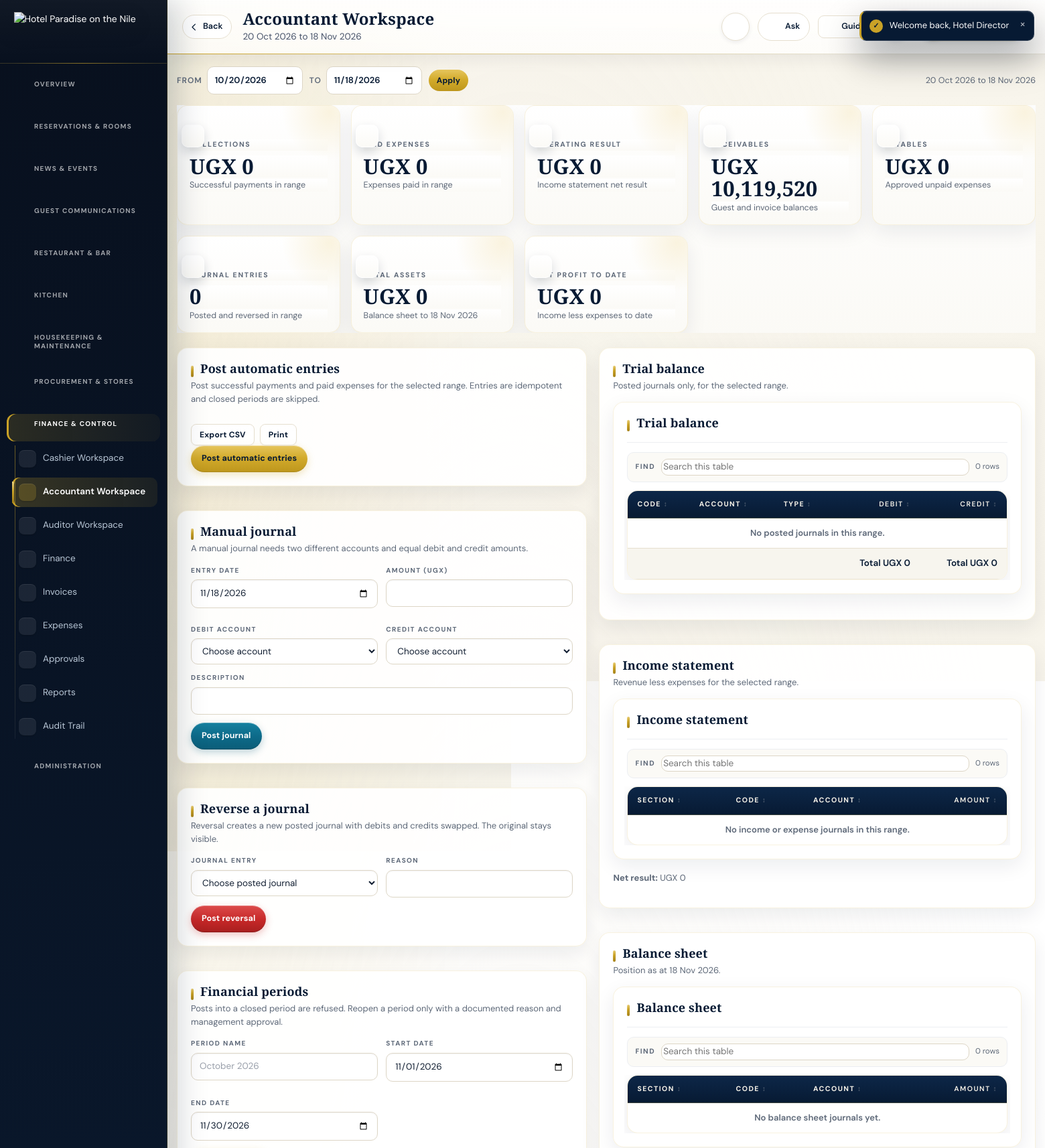
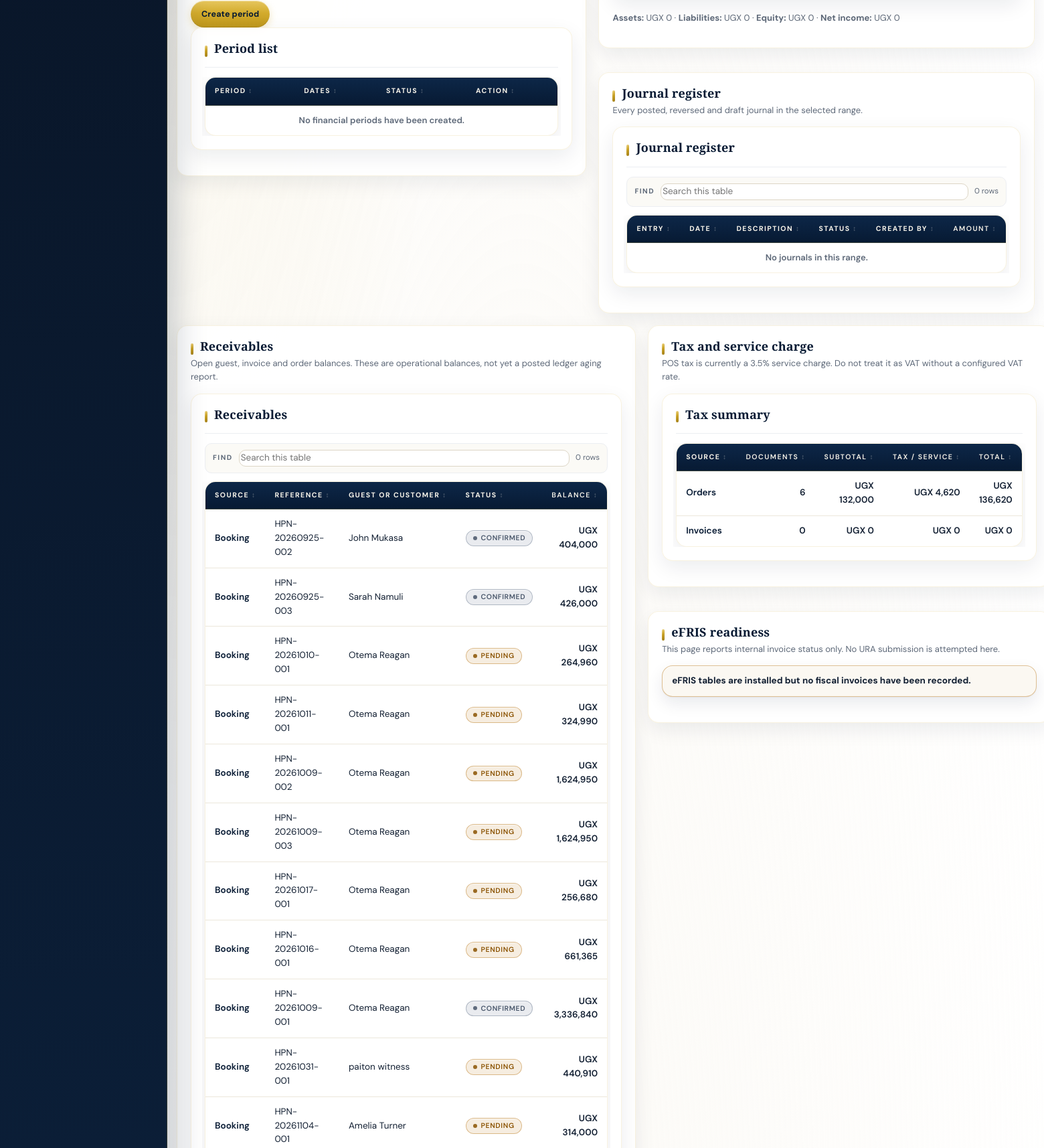
Page /backend-php/index.php?page=accountant (signed in, upper part) on the committed database (2 pictures, top to bottom).
### tables this page shows
CREATE TABLE `reservations` (
  `id` bigint(20) UNSIGNED NOT NULL,
  `hotel_id` bigint(20) UNSIGNED NOT NULL,
  `guest_id` bigint(20) UNSIGNED NOT NULL,
  `booking_number` varchar(60) NOT NULL,
  `source` enum('website','walk_in','phone','email','agent','other') DEFAULT 'walk_in',
  `check_in` datetime NOT NULL,
  `check_out` datetime NOT NULL,
  `adults` int(11) DEFAULT 1,
  `children` int(11) DEFAULT 0,
  `status` enum('pending','confirmed','checked_in','checked_out','cancelled','no_show') DEFAULT 'pending',
  `room_rate` decimal(14,2) DEFAULT 0.00,
  `nights` int(11) DEFAULT 1,
  `subtotal` decimal(14,2) NOT NULL DEFAULT 0.00,
  `tax` decimal(14,2) NOT NULL DEFAULT 0.00,
  `total` decimal(14,2) NOT NULL DEFAULT 0.00,
  `paid` decimal(14,2) NOT NULL DEFAULT 0.00,
  `notes` text DEFAULT NULL,
  `created_at` timestamp NULL DEFAULT NULL,
  `updated_at` timestamp NULL DEFAULT NULL,
  `deleted_at` timestamp NULL DEFAULT NULL,
  `deleted_by` bigint(20) UNSIGNED DEFAULT NULL
);

CREATE TABLE `guests` (
  `id` bigint(20) UNSIGNED NOT NULL,
  `user_id` bigint(20) UNSIGNED DEFAULT NULL,
  `hotel_id` bigint(20) UNSIGNED NOT NULL,
  `full_name` varchar(190) NOT NULL,
  `phone` varchar(50) DEFAULT NULL,
  `email` varchar(190) DEFAULT NULL,
  `nationality` varchar(100) DEFAULT NULL,
  `id_type` varchar(50) DEFAULT NULL,
  `id_number` varchar(100) DEFAULT NULL,
  `created_at` timestamp NULL DEFAULT NULL,
  `updated_at` timestamp NULL DEFAULT NULL,
  `deleted_at` timestamp NULL DEFAULT NULL,
  `deleted_by` bigint(20) UNSIGNED DEFAULT NULL
);

### backend-php/modules/accountant.php (the view, shortened to what the rows shown need)
<?php
require_once __DIR__.'/../app/finance.php';
require_once __DIR__.'/../app/finance_ui.php';
$range=finance_range(30);
$ready=finance_journal_ready();
$receivable=finance_receivables();
if(!$ready){
 finance_ui_alert('The accounting ledger tables are not available in this database. Review and run the finance workspace SQL patch before posting journals.');
 echo '<div class="panel"><h2>Chart of accounts</h2><p class="hint">A standard hotel chart of accounts is configuration data. It can be created once and then adjusted by the accountant.</p>';
 form_open('accountant','seed');
 echo '<button class="btn">Create standard chart of accounts</button>';
 form_close();
 echo '</div>';
}else{
 echo '<div class="finSplit"><div class="finStack">';
 echo '<div class="panel"><div class="panelHead"><div><h2>Post automatic entries</h2><p class="hint">Post successful payments and paid expenses for the selected range. Entries are idempotent and closed periods are skipped.</p></div><div class="finTools">'.finance_ui_export_buttons('accountant',array_merge($range,['act'=>'export-journal'])).'</div></div>';
 echo '</div>';
 echo '<div class="panel"><h2>Manual journal</h2><p class="hint">A manual journal needs two different accounts and equal debit and credit amounts.</p>';
 echo '</div>';
 echo '<div class="panel"><h2>Reverse a journal</h2><p class="hint">Reversal creates a new posted journal with debits and credits swapped. The original stays visible.</p>';
 echo '</div>';
 echo '<div class="panel"><h2>Financial periods</h2><p class="hint">Posts into a closed period are refused. Reopen a period only with a documented reason and management approval.</p>';
 echo '</div>';
 echo '</div><div class="finStack">';
 echo '<div class="panel"><h2>Trial balance</h2><p class="hint">Posted journals only, for the selected range.</p>';
 echo '</div>';
 echo '<div class="panel"><h2>Income statement</h2><p class="hint">Revenue less expenses for the selected range.</p>';
 echo '</div>';
 echo '<div class="panel"><h2>Balance sheet</h2><p class="hint">Position as at '.e(fmtdate($range['to'])).'.</p>';
 echo '</div>';
 echo '<div class="panel"><h2>Journal register</h2><p class="hint">Every posted, reversed and draft journal in the selected range.</p>';
 echo '</div>';
 echo '</div></div>';
}
echo '<div class="finSplit"><div class="finStack">';
echo '<div class="panel"><h2>Receivables</h2><p class="hint">Open guest, invoice and order balances. These are operational balances, not yet a posted ledger aging report.</p>';
$recvRows=0;
foreach($receivable['reservations'] as $r){ $recvRows++; echo '<tr><td>Booking</td><td>'.e((string)$r['booking_number']).'</td><td>'.e((string)($r['full_name']??'')).'</td><td>'.finance_ui_status((string)$r['status']).'</td><td class="num">'.money((float)$r['total']-(float)$r['paid']).'</td></tr>'; }
echo '</div>';
echo '</div><div class="finStack">';
echo '<div class="panel"><h2>Tax and service charge</h2><p class="hint">POS tax is currently a 3.5% service charge. Do not treat it as VAT without a configured VAT rate.</p>';
echo '</div>';
echo '<div class="panel"><h2>eFRIS readiness</h2><p class="hint">This page reports internal invoice status only. No URA submission is attempted here.</p>';
echo '</div>';
echo '</div></div>';
echo '</div>';

### backend-php/app/bootstrap.php (shortened to what the rows shown need)
<?php
if(!function_exists('hp_config')){
 function hp_config(): array{
  $file=__DIR__.'/../config.php';
  if(!is_readable($file)) return $cfg=[];
  $got=include $file;
  return $cfg=is_array($got)?$got:[];
 }
}
function db_config(): array{
 $fromFile=hp_config();
 $fromConfig=function(string $path) use($fromFile){
  $node=$fromFile;
  foreach(explode('.',$path) as $step){
   if(!is_array($node)||!array_key_exists($step,$node)) return null;
   $node=$node[$step];
  }
  return $node;
 };
 $pick=function(string $path,string $env,string $fallback) use($fromConfig): string{
  $v=getenv($env);
  if(is_string($v)&&$v!=='') return $v;
  $v=$fromConfig($path);
  if(is_string($v)&&$v!=='') return $v;
  return $fallback;
 };
 $host=$pick('db.host','HP_DB_HOST','127.0.0.1');
 $port=$pick('db.port','HP_DB_PORT','');
 return $cfg=[
  'dsn'=>'mysql:host='.$host.($port!==''?';port='.$port:'').';charset=utf8mb4',
  'host'=>$host,'port'=>$port,
  'name'=>$pick('db.name','HP_DB_NAME','hotelpardise_system'),
  'user'=>$pick('db.user','HP_DB_USER','hotelpardise_system'),
  'pass'=>$pick('db.pass','HP_DB_PASS',''),
  'web'=>[
   'name'=>$pick('web_db.name','HP_WEB_DB_NAME','hotelpardise_website'),
   'user'=>$pick('web_db.user','HP_WEB_DB_USER','hotelpardise_website'),
   'pass'=>$pick('web_db.pass','HP_WEB_DB_PASS',''),
  ],
 ];
}
function db_connect(string $dsn,string $dbName,string $user,string $pass): PDO{
  try{
   return new PDO($dsn.';dbname='.$dbName,$user,$pass,[
    PDO::ATTR_ERRMODE=>PDO::ERRMODE_EXCEPTION,
    PDO::ATTR_DEFAULT_FETCH_MODE=>PDO::FETCH_ASSOC
   ]);
  }catch(PDOException $e){
   $reason=db_failure_reason($e,$dbName,$user);
   error_log('[hotel db] cannot open '.$dbName.' as '.$user.'@'.db_config()['host']
    .' [SQLSTATE '.$e->getCode().']: '.$reason);
   throw new RuntimeException($reason,0);
  }
}
function db(): PDO{
  static $pdo=null;
  if($pdo===null){
   $c=db_config();
   try{
    $pdo=db_connect($c['dsn'],$c['name'],$c['user'],$c['pass']);
   }catch(RuntimeException $e){
    db_setup_page($e->getMessage());
   }
  }
  return $pdo;
}
function q(string $sql,array $p=[]){ $st=db()->prepare($sql); $st->execute($p); return $st; }
function rows(string $sql,array $p=[]){ return q($sql,$p)->fetchAll(); }
function hp_table_exists(string $table): bool{
 try{
  $pattern=str_replace(['\\','_','%'],['\\\\','\\_','\\%'],$table);
  $st=db()->query('SHOW TABLES LIKE '.db()->quote($pattern));
  return (bool)$st->fetchColumn();
 }catch(Throwable $e){ return false; }
}
function e($v=null): string{ return htmlspecialchars((string)$v,ENT_QUOTES,'UTF-8'); }
function money($v): string{ return 'UGX '.number_format((float)$v,0); }
function badge(string $text,string $tone='grey'): string{
 static $tones=['ok'=>1,'warn'=>1,'bad'=>1,'gold'=>1,'navy'=>1,'blue'=>1,'grey'=>1];
 $t=isset($tones[$tone])?$tone:'grey';
 return '<span class="badge '.e($t).'">'.e($text).'</span>';
}

### rows in the picture
reservations: booking_number "HPN-20260925-002", guest.full_name "John Mukasa", status "CONFIRMED", money((float)$r['total']-(float)$r['paid']) "UGX 404,000"
reservations: booking_number "HPN-20260925-003", guest.full_name "Sarah Namuli", status "CONFIRMED", money((float)$r['total']-(float)$r['paid']) "UGX 426,000"
reservations: booking_number "HPN-20261010-001", guest.full_name "Otema Reagan", status "PENDING", money((float)$r['total']-(float)$r['paid']) "UGX 264,960"
reservations: booking_number "HPN-20261011-001", guest.full_name "Otema Reagan", status "PENDING", money((float)$r['total']-(float)$r['paid']) "UGX 324,990"
reservations: booking_number "HPN-20261009-002", guest.full_name "Otema Reagan", status "PENDING", money((float)$r['total']-(float)$r['paid']) "UGX 1,624,950"
reservations: booking_number "HPN-20261009-003", guest.full_name "Otema Reagan", status "PENDING", money((float)$r['total']-(float)$r['paid']) "UGX 1,624,950"
reservations: booking_number "HPN-20261017-001", guest.full_name "Otema Reagan", status "PENDING", money((float)$r['total']-(float)$r['paid']) "UGX 256,680"
reservations: booking_number "HPN-20261016-001", guest.full_name "Otema Reagan", status "PENDING", money((float)$r['total']-(float)$r['paid']) "UGX 661,365"
reservations: booking_number "HPN-20261009-001", guest.full_name "Otema Reagan", status "CONFIRMED", money((float)$r['total']-(float)$r['paid']) "UGX 3,336,840"
reservations: booking_number "HPN-20261031-001", guest.full_name "paiton witness", status "PENDING", money((float)$r['total']-(float)$r['paid']) "UGX 440,910"
reservations: booking_number "HPN-20261104-001", guest.full_name "Amelia Turner", status "PENDING", money((float)$r['total']-(float)$r['paid']) "UGX 314,000"

### other values in the picture
$group['label'] "OVERVIEW"
$group['label'] "RESERVATIONS & ROOMS"
$group['label'] "NEWS & EVENTS"
$group['label'] "GUEST COMMUNICATIONS"
$group['label'] "RESTAURANT & BAR"
$group['label'] "KITCHEN"
$group['label'] "HOUSEKEEPING & MAINTENANCE"
$group['label'] "PROCUREMENT & STORES"
$group['label'] "FINANCE & CONTROL"
$label "Cashier Workspace"
$label "Accountant Workspace"
$label "Auditor Workspace"
$label "Finance"
$label "Invoices"
$label "Expenses"
